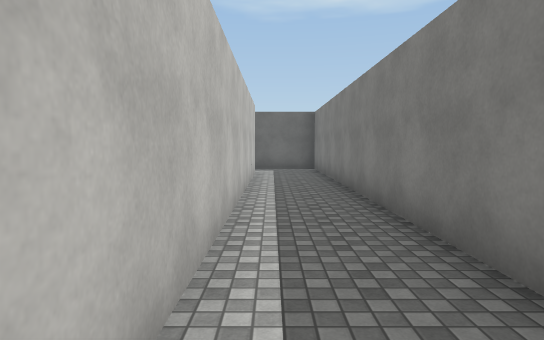
View 1 (above)

23 first-person views from a walk through a 3-D level made in the Unity game engine. The camera is 1.5 m above the floor, tilts 4° down and sees 75° across. The floor is counted in squares, 1.8 m on a side. Each view is taken from the middle of a square. On the plan, view 1 faces up. The plan holds only what a view shows up to about 12 squares ahead; the rest is blank. The place goes on beyond the plan. The player is left out. Surface patterns are stand-ins for the level's own textures.

View 2
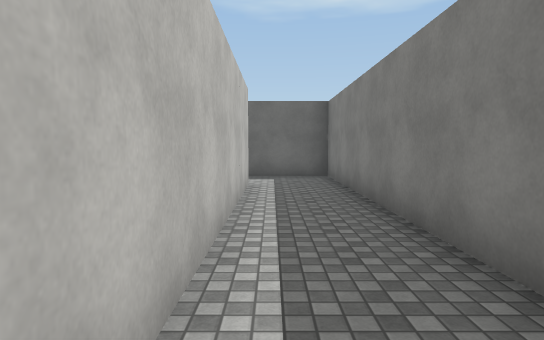

View 3
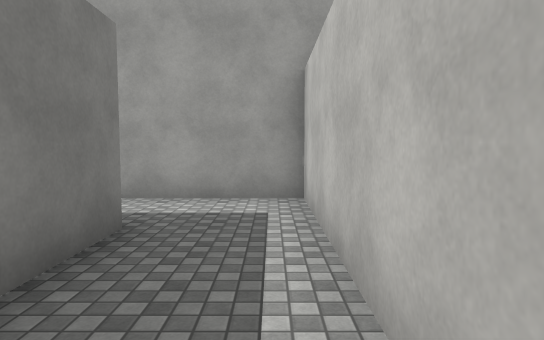

View 4
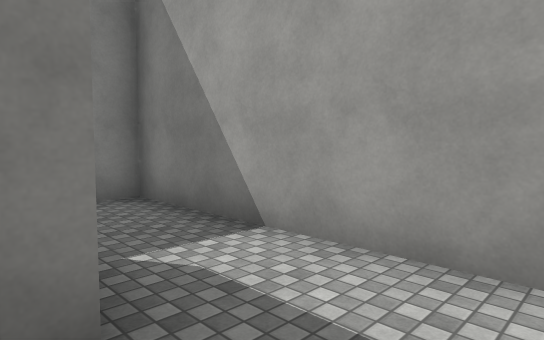

View 5
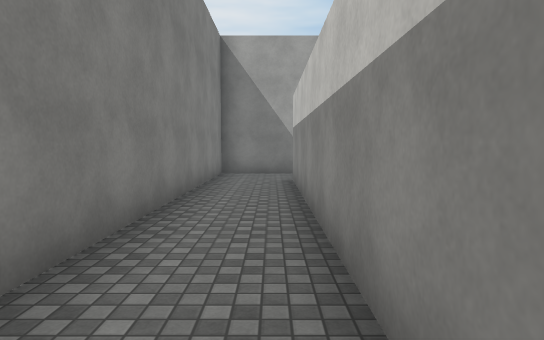

View 6
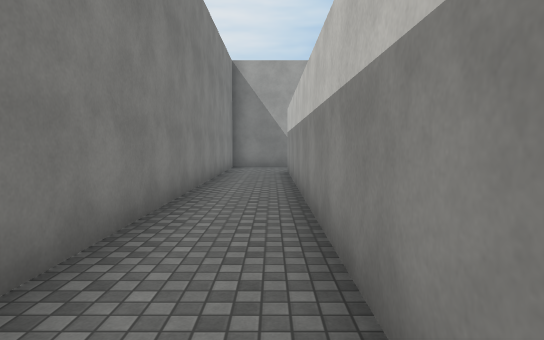

View 7
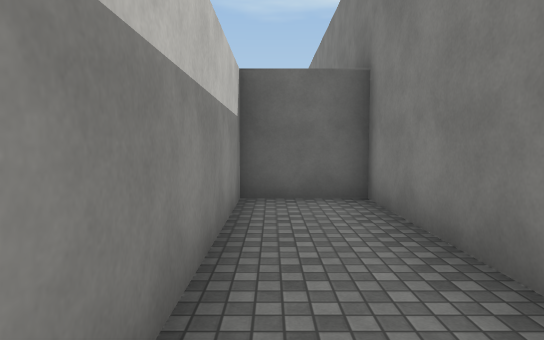

View 8
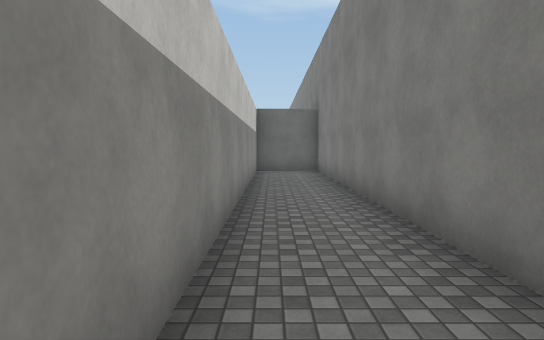

View 9
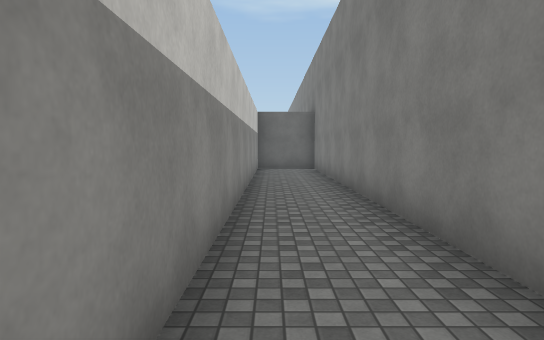

View 10
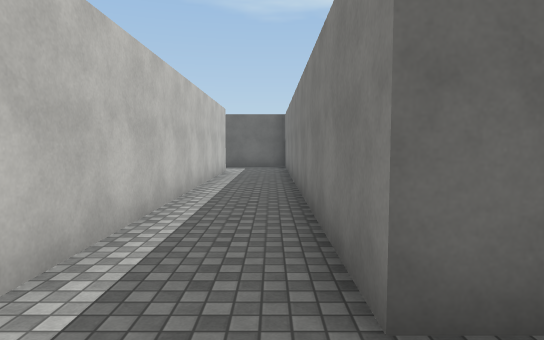

View 11
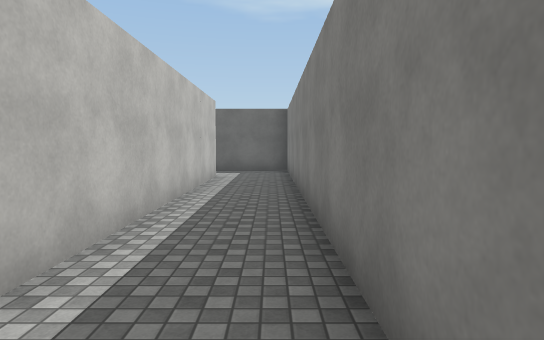

View 12
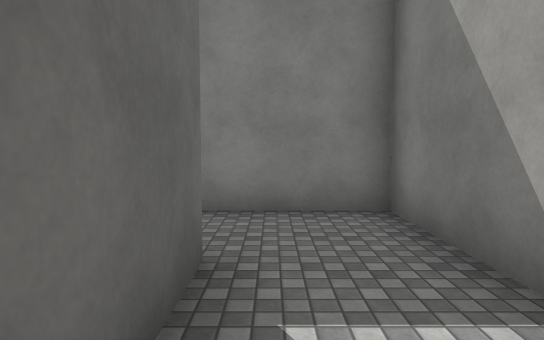

View 13
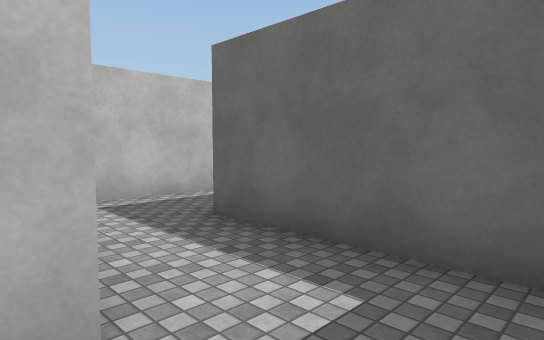

View 14
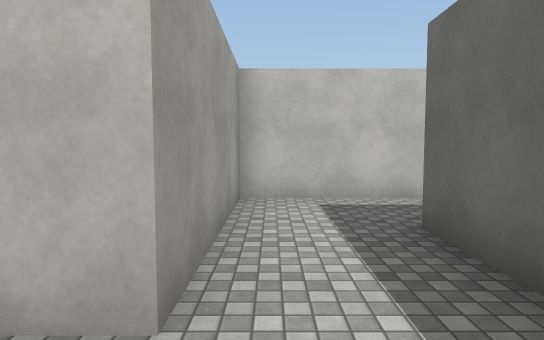

View 15
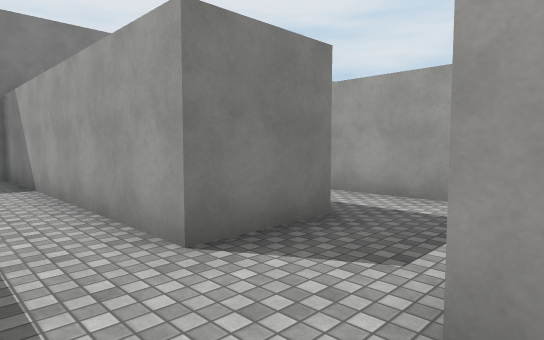

View 16
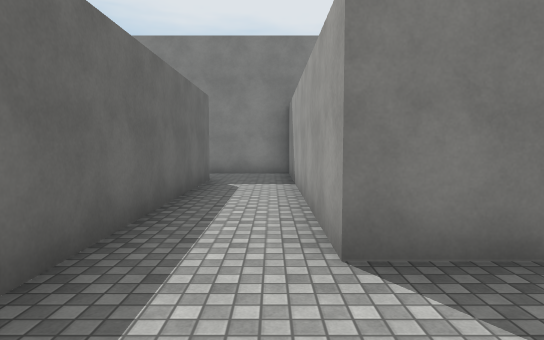

View 17
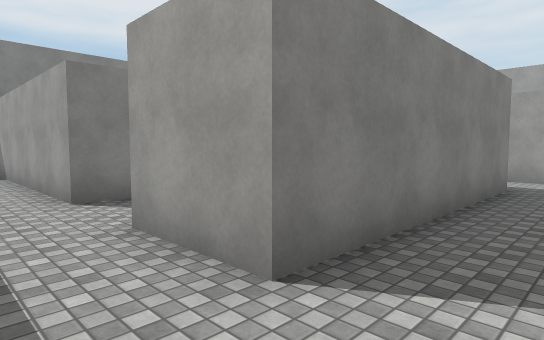

View 18
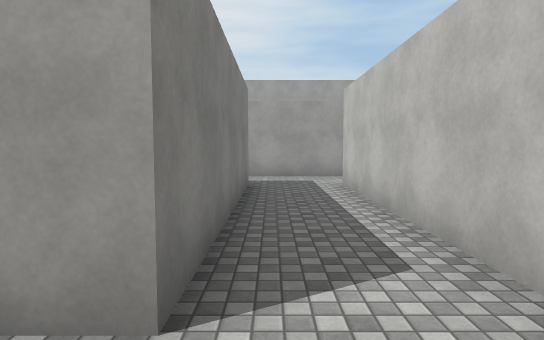

View 19
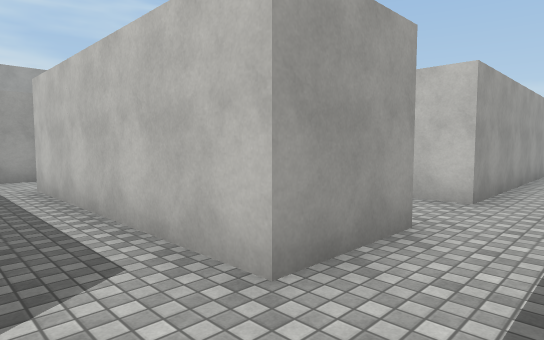

View 20
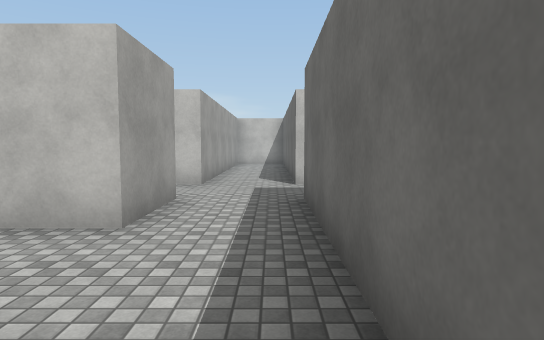

View 21
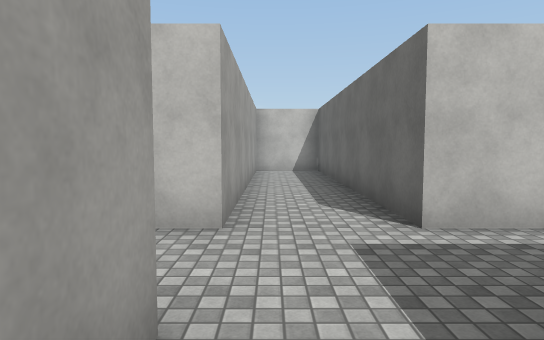

View 22
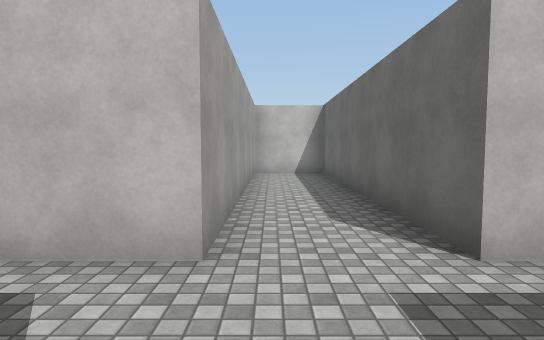

View 23
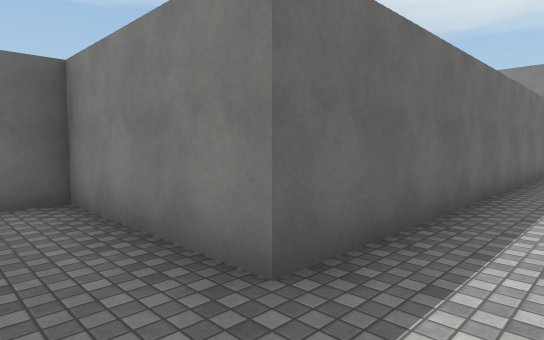

### Floor plan
Points are (right, up) in squares from view 1. A wall is a line through its corners. A room is listed if a view was taken in it or the views show most of it. See-through windows are left out.
Room 1 (views 1, 2, 3, 4, 10, 11, 12, 13, 14)
walls: (3.5, 0.5) (1.5, 0.5) (1.5, 12.5) (-0.5, 12.5); (-0.5, 10.5) (-0.5, -1.5) (3.5, -1.5)
ways out: opening at (2.5, -0.5) to room 2; opening at (-1.5, 11.5) to room 6
Room 2 (views 5, 6, 7, 8, 9)
walls: (3.5, -1.5) (5.5, -1.5) (5.5, 12.5) (3.5, 12.5) (3.5, 0.5)
ways out: opening at (2.5, -0.5) to room 1
Room 3 (views 15, 16, 17, 18, 19, 20)
walls: (-8.5, 14.5) (-8.5, 8.5); (-6.5, 8.5) (-6.5, 14.5) (-4.5, 14.5); (-4.5, 16.5) (-8.5, 16.5); (-9, 6.5) (-6, 6.5)
ways out: opening at (-9.5, 15.5) to room 4; opening at (-5.5, 15.5) to room 5; opening at (-9.5, 7.5); opening at (-5.5, 7.5)
Room 4 (views 21, 22, 23)
walls: (-12.5, 17.8) (-12.5, 16.5) (-20.5, 16.5) (-20.5, 14.5) (-12.5, 14.5); (-10.6, 14.5) (-8.5, 14.5); (-8.5, 16.5) (-10.5, 16.5) (-10.5, 18.5)
ways out: opening at (-9.5, 15.5) to room 3; opening at (-11.5, 13.5); opening at (-11.5, 17.5)
Room 5 (no view inside)
walls: (3.5, 16.5) (-4.5, 16.5); (-2.5, 14.5) (5.5, 14.5) (5.5, 16.9)
ways out: opening at (-5.5, 15.5) to room 3; opening at (-3.5, 13.5) to room 6; opening at (4.5, 17.5)
Room 6 (no view inside)
walls: (-4.5, 14) (-4.5, 10.5) (-0.5, 10.5); (-0.5, 12.5) (-2.5, 12.5) (-2.5, 14.5)
ways out: opening at (-1.5, 11.5) to room 1; opening at (-3.5, 13.5) to room 5

Where each view was taken, in squares from view 1:
view 1: 0 up, 0 right, facing up
view 2: 3 up, 0 right, facing up
view 3: 4 up, 0 right, facing down
view 4: 1 up, 0 right, facing down-right
view 5: 9 up, 4 right, facing down
view 6: 12 up, 4 right, facing down
view 7: 7 up, 4 right, facing up
view 8: 1 up, 4 right, facing up
view 9: 0 up, 4 right, facing up
view 10: 1 down, 1 right, facing up
view 11: 1 up, 1 right, facing up
view 12: 0 up, 1 right, facing right
view 13: 10 up, 1 right, facing up-left
view 14: 11 up, 1 right, facing left
view 15: 16 up, 5 left, facing down-right
view 16: 15 up, 5 left, facing right
view 17: 16 up, 8 left, facing down-right
view 18: 16 up, 7 left, facing down
view 19: 16 up, 7 left, facing down-left
view 20: 16 up, 5 left, facing left
view 21: 15 up, 9 left, facing left
view 22: 15 up, 10 left, facing left
view 23: 15 up, 12 left, facing up-right
